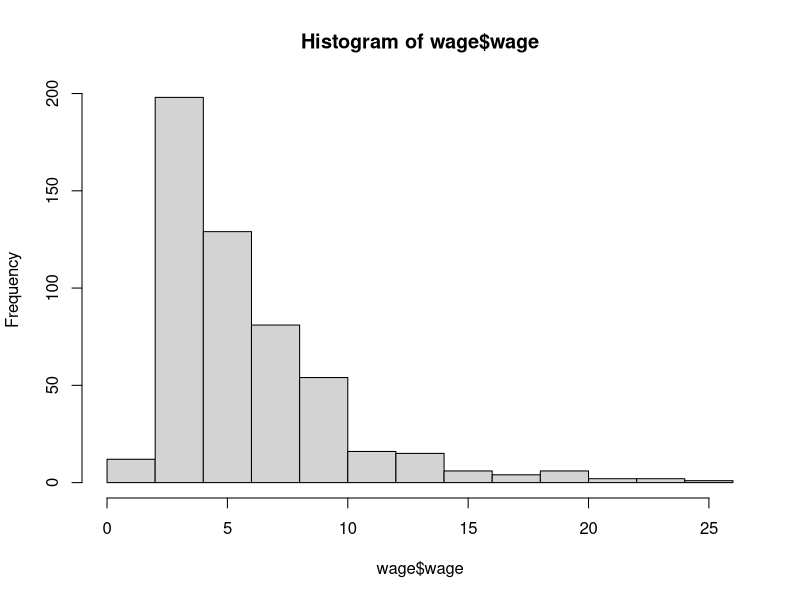
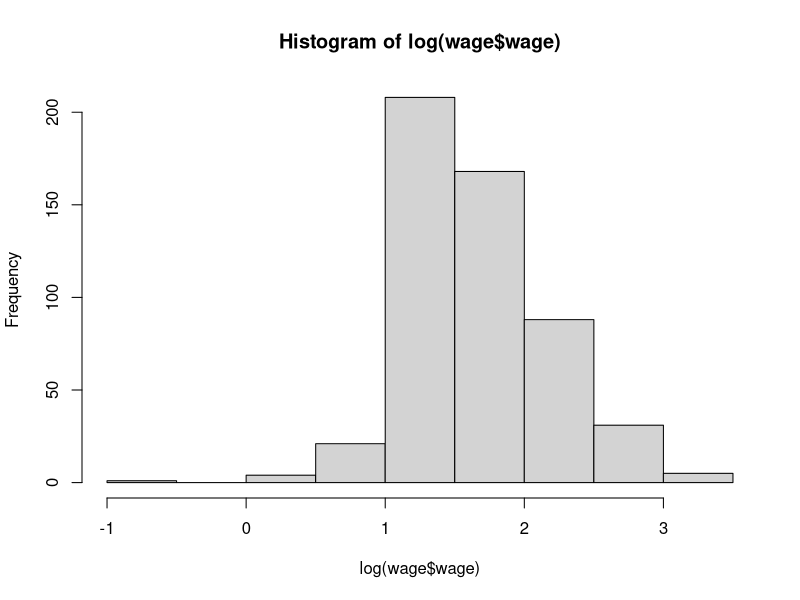

Here is the R script that generated these plots, in order:
setwd("C:/Statsmodel/Class 11")
#import the data
library(readxl)
wage <- read_excel("wage1.xls")
wage[, 5:7] <- lapply(wage[, 5:7], as.factor)
#----------------------------------------------------------------------
#first model
model1 <- lm(wage~educ+exper+tenure+nonwhite+female+married, data=wage)
summary(model1)
#reference category is the 0
#the average of female worker is -1.7 hourly wage compared to male worker, ceteris paribus 
#on average married worker earns 0.5 more compared to unmarried workers, ceteris paribus

#we try to modify the functional form
#we would like to use the interaction between
#experience and female variables
#we would like to use the quadratic term of experience
#everything from model 1 + interation(female*exper) + quadratic term(exper^2)
model2 <- lm(wage~educ+exper+tenure+nonwhite+female+married+female*exper+I(exper^2), data=wage)
summary(model2)
#all the variables in connection with experience became significant

#How can we determine the effect of plus one year experience?
#marginal effect - partial derivative acc to experience variable
#calculate the effect of plus 1 year experience
#for a a male worker with 10 years of experience
betas <- model2$coefficients
betas
betas[3]+2*betas[8]*10+betas[9]*0
betas[3]+2*betas[8]*10+betas[9]*1 #for female worker with 10 years of experience 

#check the histogram of dependent variable
hist(wage$wage)
#the wage is right-skewed
#maybe it is lognormal, so if we take the log of it, it could become symmetrical
hist(log(wage$wage))

#build a model for the logarithm of the wage
#logarithm means natural log (ln)
model3 <- lm(log(wage)~educ+exper+tenure+nonwhite+female+married+female*exper+I(exper^2), data=wage)
summary(model3)
#interpret the effect of education
exp(model3$coefficients)
#one plus year in education results 8.5% increase in the hourly earning on average ceteris paribus
#marginal effect of experience: e^(partial derivative)

